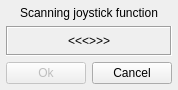
<?xml version="1.0" encoding="UTF-8"?>
<ui version="4.0">
 <author>R. Reucher</author>
 <class>JoystickFunctionScanner</class>
 <widget class="QDialog" name="JoystickFunctionScanner">
  <property name="geometry">
   <rect>
    <x>0</x>
    <y>0</y>
    <width>178</width>
    <height>90</height>
   </rect>
  </property>
  <property name="windowTitle">
   <string>Scanning joystick function</string>
  </property>
  <layout class="QGridLayout">
   <item row="1" column="0" colspan="2">
    <widget class="QLabel" name="labelJoystickFunction">
     <property name="frameShape">
      <enum>QFrame::Box</enum>
     </property>
     <property name="frameShadow">
      <enum>QFrame::Sunken</enum>
     </property>
     <property name="text">
      <string>&lt;&lt;&lt;&gt;&gt;&gt;</string>
     </property>
     <property name="alignment">
      <set>Qt::AlignCenter</set>
     </property>
    </widget>
   </item>
   <item row="2" column="0">
    <widget class="QPushButton" name="pushButtonOk">
     <property name="enabled">
      <bool>false</bool>
     </property>
     <property name="focusPolicy">
      <enum>Qt::ClickFocus</enum>
     </property>
     <property name="toolTip">
      <string>Accept joystick function</string>
     </property>
     <property name="text">
      <string>Ok</string>
     </property>
    </widget>
   </item>
   <item row="2" column="1">
    <widget class="QPushButton" name="pushButtonCancel">
     <property name="focusPolicy">
      <enum>Qt::ClickFocus</enum>
     </property>
     <property name="toolTip">
      <string>Cancel remapping of joystick function</string>
     </property>
     <property name="text">
      <string>Cancel</string>
     </property>
    </widget>
   </item>
   <item row="0" column="0" colspan="2">
    <widget class="QLabel" name="labelStatus">
     <property name="sizePolicy">
      <sizepolicy hsizetype="Preferred" vsizetype="Fixed">
       <horstretch>0</horstretch>
       <verstretch>0</verstretch>
      </sizepolicy>
     </property>
     <property name="text">
      <string>Scanning joystick function</string>
     </property>
     <property name="alignment">
      <set>Qt::AlignCenter</set>
     </property>
    </widget>
   </item>
  </layout>
 </widget>
 <layoutdefault spacing="6" margin="6"/>
 <tabstops>
  <tabstop>pushButtonOk</tabstop>
  <tabstop>pushButtonCancel</tabstop>
 </tabstops>
 <resources>
  <include location="qmc2.qrc"/>
 </resources>
 <connections>
  <connection>
   <sender>pushButtonOk</sender>
   <signal>clicked()</signal>
   <receiver>JoystickFunctionScanner</receiver>
   <slot>accept()</slot>
   <hints>
    <hint type="sourcelabel">
     <x>44</x>
     <y>79</y>
    </hint>
    <hint type="destinationlabel">
     <x>7</x>
     <y>96</y>
    </hint>
   </hints>
  </connection>
  <connection>
   <sender>pushButtonCancel</sender>
   <signal>clicked()</signal>
   <receiver>JoystickFunctionScanner</receiver>
   <slot>reject()</slot>
   <hints>
    <hint type="sourcelabel">
     <x>153</x>
     <y>81</y>
    </hint>
    <hint type="destinationlabel">
     <x>168</x>
     <y>64</y>
    </hint>
   </hints>
  </connection>
 </connections>
</ui>
